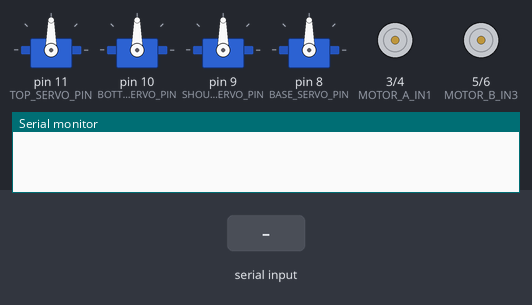
Bench run of a sketch on a simulated Arduino Uno, built with avr-gcc and run on an emulated ATmega328P. Parts: 4 × servo, motor-driver pin pairs drawn as motors (green arrow = first pin HIGH = forward, orange = second pin HIGH = backward, longer = more drive, scaled by the enable pin), the last lines printed to the serial monitor. The inputs (shaded band) are chosen by the test bench.

Above: at 1.2 s.
1.3 s: "F" received over the second serial link
At 2.3 s:
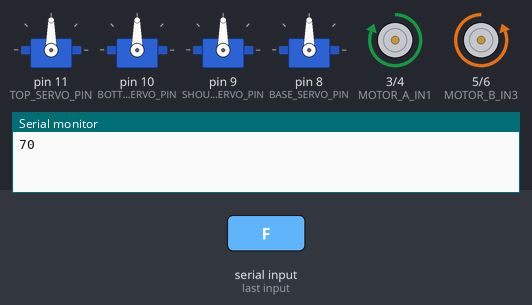
2.8 s: "B" received over the second serial link
At 3.4 s:
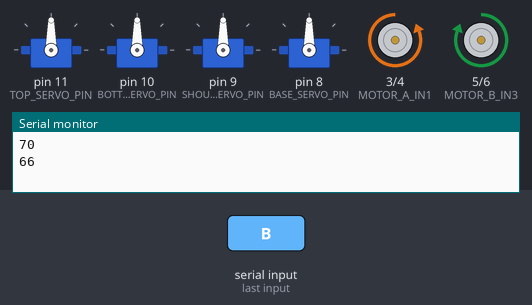
4.3 s: "R" received over the second serial link
At 4.6 s:
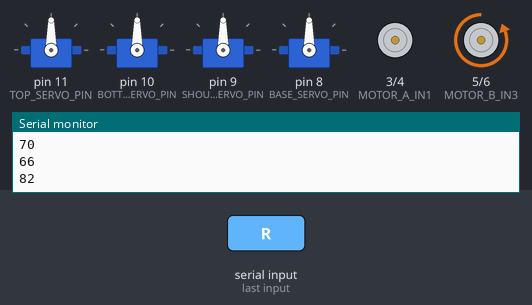
5.8 s: "L" received over the second serial link
At 6.9 s:
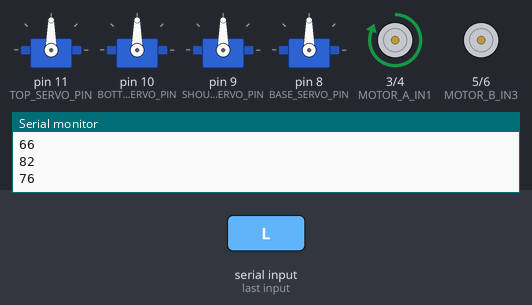
7.3 s: "S" received over the second serial link
At 8.1 s:
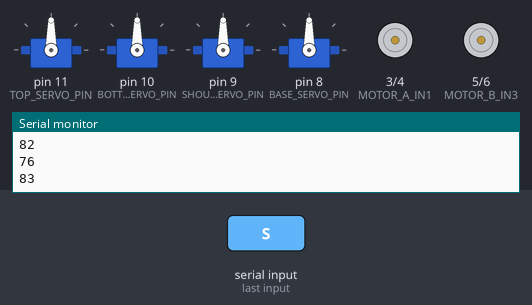
Timing chart, 0 to 9.8 s (numbered marks = the images above; inputs shaded):
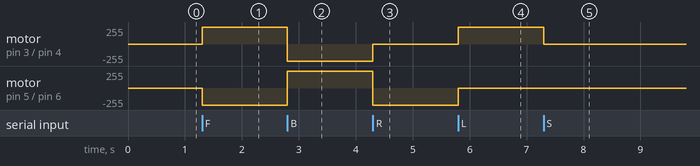

The sketch:

armcarv3.ino
```cpp
#include <SoftwareSerial.h>
#include <Servo.h>

// Motor pins
const int MOTOR_A_ENA = 2;
const int MOTOR_A_IN1 = 3;
const int MOTOR_A_IN2 = 4;
const int MOTOR_B_ENB = 7;
const int MOTOR_B_IN3 = 5;
const int MOTOR_B_IN4 = 6;

// Servo pins
const int TOP_SERVO_PIN = 11;
const int BOTTOM_SERVO_PIN = 10;
const int SHOULDER_SERVO_PIN = 9;
const int BASE_SERVO_PIN = 8;

// Servo angles
const int TOP_OPEN_ANGLE = 85;
const int TOP_CLOSE_ANGLE = 0;
const int BOTTOM_OPEN_ANGLE = 120;
const int BOTTOM_CLOSE_ANGLE = 0;

const int SHOULDER_ANGLES[] = {18, 37, 44, 51, 58, 65, 72, 79, 86, 93, 101, 108};
const int BASE_ANGLES[] = {0, 20, 35, 50, 70, 85, 90, 100, 120, 140, 160, 180};


SoftwareSerial BTserial(12, 13);

Servo topServo;
Servo bottomServo;
Servo shoulderServo;
Servo baseServo;

void setup() {
  BTserial.begin(9600);
  Serial.begin(9600);
  topServo.attach(TOP_SERVO_PIN);
  bottomServo.attach(BOTTOM_SERVO_PIN);
  shoulderServo.attach(SHOULDER_SERVO_PIN);
  baseServo.attach(BASE_SERVO_PIN);

  pinMode(MOTOR_A_ENA, OUTPUT);
  pinMode(MOTOR_A_IN1, OUTPUT);
  pinMode(MOTOR_A_IN2, OUTPUT);
  pinMode(MOTOR_B_ENB, OUTPUT);
  pinMode(MOTOR_B_IN3, OUTPUT);
  pinMode(MOTOR_B_IN4, OUTPUT);

}

void setServoAngle(Servo& servo, const int angle) {
  servo.write(angle);
}

void topOpen() {
  setServoAngle(topServo, TOP_OPEN_ANGLE);
}

void topClose() {
  setServoAngle(topServo, TOP_CLOSE_ANGLE);
}

void bottomOpen() {
  setServoAngle(bottomServo, BOTTOM_OPEN_ANGLE);
}

void bottomClose() {
  setServoAngle(bottomServo, BOTTOM_CLOSE_ANGLE);
}

void setShoulderAngle(const int index) {
  setServoAngle(shoulderServo, SHOULDER_ANGLES[index]);
}

void setBaseAngle(const int index) {
  setServoAngle(baseServo, BASE_ANGLES[index]);
}

void stopMotors() {
  digitalWrite(MOTOR_A_ENA, LOW);
  digitalWrite(MOTOR_B_ENB, LOW);
}
void forward(int speed) {
  analogWrite(MOTOR_A_ENA, speed);
  digitalWrite(MOTOR_A_IN1, HIGH);
  digitalWrite(MOTOR_A_IN2, LOW);
  analogWrite(MOTOR_B_ENB, speed);
  digitalWrite(MOTOR_B_IN3, LOW);
  digitalWrite(MOTOR_B_IN4, HIGH);
}

void turn_left(int speed) {
  analogWrite(MOTOR_A_ENA, 0);
  digitalWrite(MOTOR_A_IN1, HIGH);
  digitalWrite(MOTOR_A_IN2, LOW);
  analogWrite(MOTOR_B_ENB, speed);
  digitalWrite(MOTOR_B_IN3, LOW);
  digitalWrite(MOTOR_B_IN4, HIGH);
}

void turn_right(int speed) {
  analogWrite(MOTOR_A_ENA, speed);
  digitalWrite(MOTOR_A_IN1, HIGH);
  digitalWrite(MOTOR_A_IN2, LOW);
  analogWrite(MOTOR_B_ENB, 0);
  digitalWrite(MOTOR_B_IN3, LOW);
  digitalWrite(MOTOR_B_IN4, HIGH);
}

void backward(int speed) {
  analogWrite(MOTOR_A_ENA, speed);
  digitalWrite(MOTOR_A_IN1, LOW);
  digitalWrite(MOTOR_A_IN2, HIGH);
  analogWrite(MOTOR_B_ENB, speed);
  digitalWrite(MOTOR_B_IN3, HIGH);
  digitalWrite(MOTOR_B_IN4, LOW);
}

void forward_left(int speed) {
  analogWrite(MOTOR_A_ENA, speed * 0.8);
  digitalWrite(MOTOR_A_IN1, HIGH);
  digitalWrite(MOTOR_A_IN2, LOW);
  analogWrite(MOTOR_B_ENB, speed);
  digitalWrite(MOTOR_B_IN3, LOW);
  digitalWrite(MOTOR_B_IN4, HIGH);
}

void forward_right(int speed) {
  analogWrite(MOTOR_A_ENA, speed);
  digitalWrite(MOTOR_A_IN1, HIGH);
  digitalWrite(MOTOR_A_IN2, LOW);
  analogWrite(MOTOR_B_ENB, speed * 0.8);
  digitalWrite(MOTOR_B_IN3, LOW);
  digitalWrite(MOTOR_B_IN4, HIGH);
}

void backward_left(int speed) {
  analogWrite(MOTOR_A_ENA, speed * 0.8);
  digitalWrite(MOTOR_A_IN1, LOW);
  digitalWrite(MOTOR_A_IN2, HIGH);
  analogWrite(MOTOR_B_ENB, speed);
  digitalWrite(MOTOR_B_IN3, HIGH);
  digitalWrite(MOTOR_B_IN4, LOW);
}

void backward_right(int speed) {
  analogWrite(MOTOR_A_ENA, speed);
  digitalWrite(MOTOR_A_IN1, LOW);
  digitalWrite(MOTOR_A_IN2, HIGH);
  analogWrite(MOTOR_B_ENB, speed * 0.8);
  digitalWrite(MOTOR_B_IN3, HIGH);
  digitalWrite(MOTOR_B_IN4, LOW);
}

void loop() {
  if (BTserial.available()) {
    int command = BTserial.read();
    Serial.println(command);
    switch (command) {
      //HADO CONTROLE DYAL CAR
      case 70:
        forward(255);
        break;
      case 66:
        backward(255);
        break;
      case 82:
        turn_left(255);
        break;
      case 76:
        turn_right(255);
        break;
      //HADA KAYW99F MOTOR
      case 83:
        stopMotors();
        break;
      // HADO BACH TCSSD W T7L CONTENAIRE
      case 86:
        topOpen();
        break;
      case 84:
        topClose();
        break;
      case 67:
        bottomOpen();
        break;
      case 65:
        bottomClose();
        break;
      //HADO DYAL SHOULDER MN 12 L 9
      case 12:
        setShoulderAngle(0);
        break;
      case 13:
        setShoulderAngle(1);
        break;
      case 14:
        setShoulderAngle(2);
        break;
      case 15:
        setShoulderAngle(3);
        break;
      case 16:
        setShoulderAngle(4);
        break;
      case 17:
        setShoulderAngle(5);
        break;
      case 18:
        setShoulderAngle(6);
        break;
      case 19:
        setShoulderAngle(7);
        break;
      case 20:
        setShoulderAngle(8);
        break;
      case 21:
        setShoulderAngle(9);
        break;
      case 22:
        setShoulderAngle(10);
        break;
      case 23:
        setShoulderAngle(11);
        break;

      // HADO DYAL BASE MN 0 L 11
      case 24:
        setBaseAngle(0);
        break;
      case 25:
        setBaseAngle(1);
        break;
      case 26:
        setBaseAngle(2);
        break;
      case 27:
        setBaseAngle(3);
        break;
      case 28:
        setBaseAngle(4);
        break;
      case 29:
        setBaseAngle(5);
        break;
      case 30:
        setBaseAngle(6);
        break;
      case 31:
        setBaseAngle(7);
        break;
      case 32:
        setBaseAngle(8);
        break;
      case 33:
        setBaseAngle(9);
        break;
      case 34:
        setBaseAngle(10);
        break;
      case 35:
        setBaseAngle(11);
        break;

    }
  }
}
```

Measured:
- after the input at 1.3 s, motor on pin 3 (MOTOR_A_IN1) / pin 4 (MOTOR_A_IN2): stopped → forward 255/255 at once; motor on pin 5 (MOTOR_B_IN3) / pin 6 (MOTOR_B_IN4): stopped → backward 255/255 at once
- after the input at 2.8 s, motor on pin 3 (MOTOR_A_IN1) / pin 4 (MOTOR_A_IN2): forward 255/255 → backward 255/255 at once; motor on pin 5 (MOTOR_B_IN3) / pin 6 (MOTOR_B_IN4): backward 255/255 → forward 255/255 at once
- after the input at 4.3 s, motor on pin 3 (MOTOR_A_IN1) / pin 4 (MOTOR_A_IN2): backward 255/255 → stopped at once; motor on pin 5 (MOTOR_B_IN3) / pin 6 (MOTOR_B_IN4): forward 255/255 → backward 255/255 at once
- after the input at 5.8 s, motor on pin 3 (MOTOR_A_IN1) / pin 4 (MOTOR_A_IN2): stopped → forward 255/255 at once; motor on pin 5 (MOTOR_B_IN3) / pin 6 (MOTOR_B_IN4): backward 255/255 → stopped at once
- after the input at 7.3 s, motor on pin 3 (MOTOR_A_IN1) / pin 4 (MOTOR_A_IN2): forward 255/255 → stopped at once
